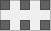
       <widget class="QFrame" name="frameHr7">
        <property name="geometry">
         <rect>
          <x>0</x>
          <y>150</y>
          <width>51</width>
          <height>31</height>
         </rect>
        </property>
        <property name="frameShape">
         <enum>QFrame::StyledPanel</enum>
        </property>
        <property name="frameShadow">
         <enum>QFrame::Raised</enum>
        </property>
        <widget class="QTextEdit" name="H73">
         <property name="geometry">
          <rect>
           <x>0</x>
           <y>0</y>
           <width>10</width>
           <height>10</height>
          </rect>
         </property>
         <property name="cursor" stdset="0">
          <cursorShape>ArrowCursor</cursorShape>
         </property>
         <property name="styleSheet">
          <string notr="true">background-color: rgb(97, 97, 97);
</string>
         </property>
         <property name="readOnly">
          <bool>true</bool>
         </property>
        </widget>
        <widget class="QTextEdit" name="H72">
         <property name="geometry">
          <rect>
           <x>20</x>
           <y>20</y>
           <width>10</width>
           <height>10</height>
          </rect>
         </property>
         <property name="cursor" stdset="0">
          <cursorShape>ArrowCursor</cursorShape>
         </property>
         <property name="styleSheet">
          <string notr="true">background-color: rgb(97, 97, 97);
</string>
         </property>
         <property name="readOnly">
          <bool>true</bool>
         </property>
        </widget>
        <widget class="QTextEdit" name="H74">
         <property name="geometry">
          <rect>
           <x>20</x>
           <y>0</y>
           <width>10</width>
           <height>10</height>
          </rect>
         </property>
         <property name="cursor" stdset="0">
          <cursorShape>ArrowCursor</cursorShape>
         </property>
         <property name="styleSheet">
          <string notr="true">background-color: rgb(97, 97, 97);
</string>
         </property>
         <property name="readOnly">
          <bool>true</bool>
         </property>
        </widget>
        <widget class="QTextEdit" name="H71">
         <property name="geometry">
          <rect>
           <x>0</x>
           <y>20</y>
           <width>10</width>
           <height>10</height>
          </rect>
         </property>
         <property name="cursor" stdset="0">
          <cursorShape>ArrowCursor</cursorShape>
         </property>
         <property name="styleSheet">
          <string notr="true">background-color: rgb(97, 97, 97);
</string>
         </property>
         <property name="readOnly">
          <bool>true</bool>
         </property>
        </widget>
        <widget class="QTextEdit" name="H76">
         <property name="geometry">
          <rect>
           <x>40</x>
           <y>0</y>
           <width>10</width>
           <height>10</height>
          </rect>
         </property>
         <property name="cursor" stdset="0">
          <cursorShape>ArrowCursor</cursorShape>
         </property>
         <property name="styleSheet">
          <string notr="true">background-color: rgb(97, 97, 97);
</string>
         </property>
         <property name="readOnly">
          <bool>true</bool>
         </property>
        </widget>
        <widget class="QTextEdit" name="H75">
         <property name="geometry">
          <rect>
           <x>40</x>
           <y>20</y>
           <width>10</width>
           <height>10</height>
          </rect>
         </property>
         <property name="cursor" stdset="0">
          <cursorShape>ArrowCursor</cursorShape>
         </property>
         <property name="styleSheet">
          <string notr="true">background-color: rgb(97, 97, 97);
</string>
         </property>
         <property name="readOnly">
          <bool>true</bool>
         </property>
        </widget>
       </widget>
